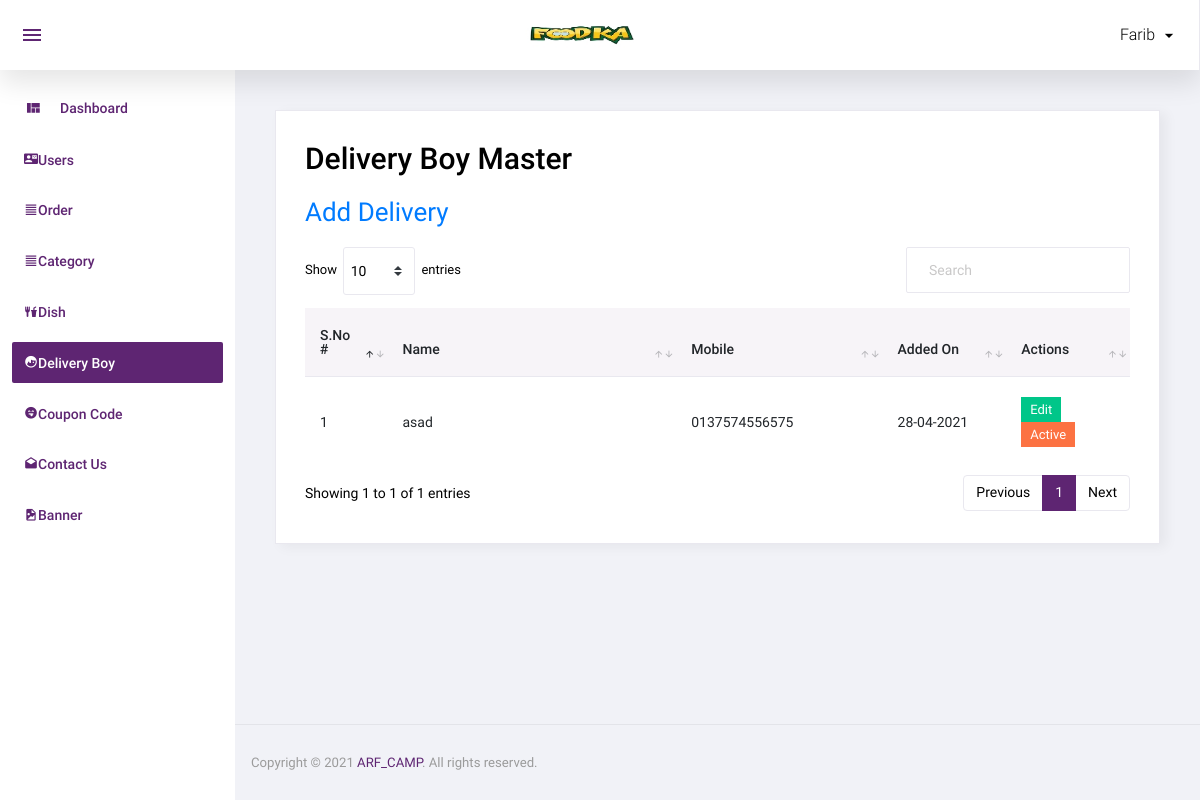
Before: /admin/delivery_boy.php (signed in) with the older database file.
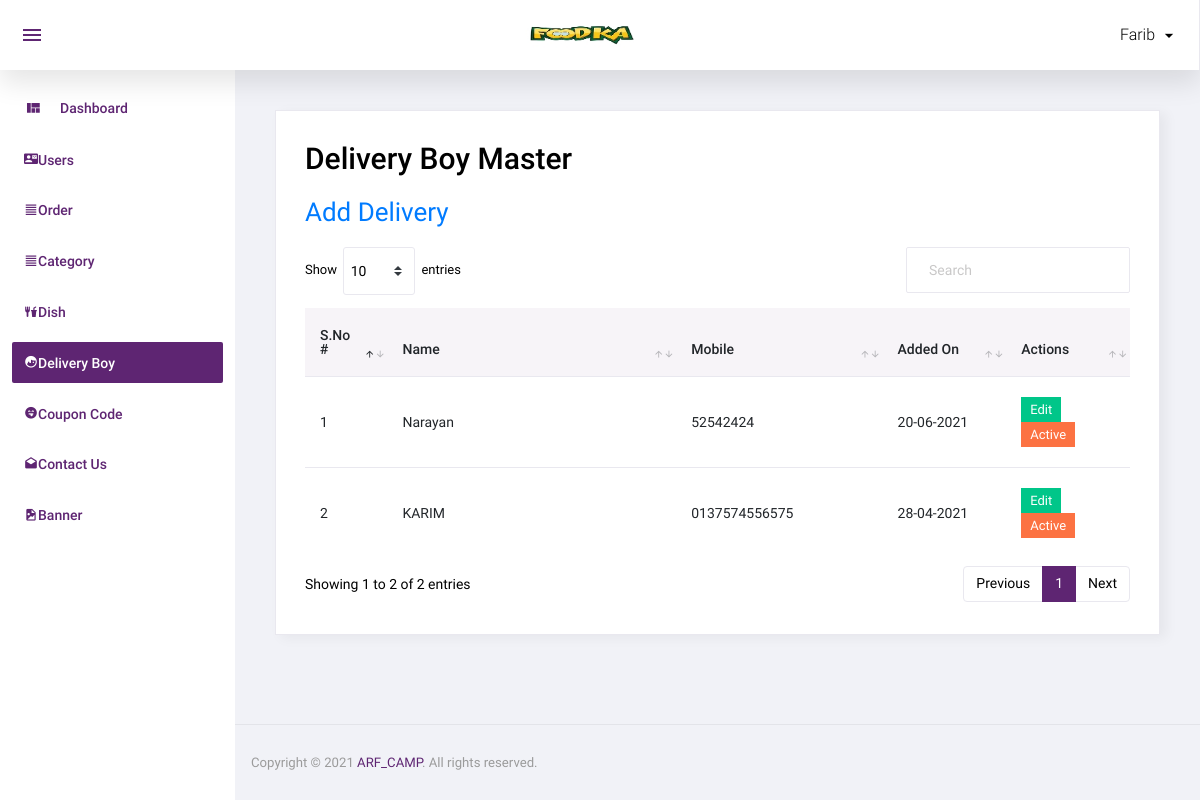
After: the same page with the newer database file.
### tables this page shows
CREATE TABLE `delivery_boy` (
  `id` int(11) NOT NULL,
  `name` varchar(50) NOT NULL,
  `mobile` varchar(50) NOT NULL,
  `password` varchar(50) NOT NULL,
  `status` int(11) NOT NULL,
  `added_on` datetime NOT NULL
);

### admin/delivery_boy.php (the view, shortened to what this page needs)
<?php
include('top.php');
$sql="select * from delivery_boy order by id desc";
$res=mysqli_query($con,$sql);
?>
  <div class="card">
            <div class="card-body">
              <h1 class="grid_title">Delivery Boy Master</h1>
			  <a href="manage_delivery_boy.php" class="add_link">Add Delivery</a>
			  <div class="row grid_box">
                <div class="col-12">
                  <div class="table-responsive">
                    <table id="order-listing" class="table">
                      <thead>
                        <tr>
                            <th width="10%">S.No #</th>
                            <th width="35%">Name</th>
                            <th width="25%">Mobile</th>
							<th width="15%">Added On</th>
                            <th width="20%">Actions</th>
                        </tr>
                      </thead>
                      <tbody>
                        <?php if(mysqli_num_rows($res)>0){
						$i=1;
						while($row=mysqli_fetch_assoc($res)){
						?>
						<tr>
                            <td><?php echo $i?></td>
                            <td><?php echo $row['name']?></td>
							<td><?php echo $row['mobile']?></td>
							<td>
							<?php
							$dateStr=strtotime($row['added_on']);
							echo date('d-m-Y',$dateStr);
							?>
							</td>
							<td>
								<a href="manage_delivery_boy.php?id=<?php echo $row['id']?>"><label class="badge badge-success hand_cursor">Edit</label></a>&nbsp;
								<?php
								if($row['status']==1){
								?>
								<a href="?id=<?php echo $row['id']?>&type=deactive"><label class="badge badge-danger hand_cursor">Active</label></a>
								<?php
								}else{
								?>
								<a href="?id=<?php echo $row['id']?>&type=active"><label class="badge badge-info hand_cursor">Deactive</label></a>
								<?php
								}
								?>
							</td>
                        </tr>
                        <?php
						$i++;
						} } else { ?>
						<tr>
							<td colspan="5">No data found</td>
						</tr>
						<?php } ?>
                      </tbody>
                    </table>
                  </div>
				</div>
              </div>
            </div>
          </div>
<?php include('footer.php');?>

Changed rows visible on the page:
added delivery_boy: name "Narayan", mobile "52542424", added_on "20-06-2021"
changed delivery_boy: name "asad" → "KARIM"
Other visible differences:
text written by a page script: "Show entries Showing 1 to 1 of 1 entries Previous 1 Next" → "Show entries Showing 1 to 2 of 2 entries Previous 1 Next"
